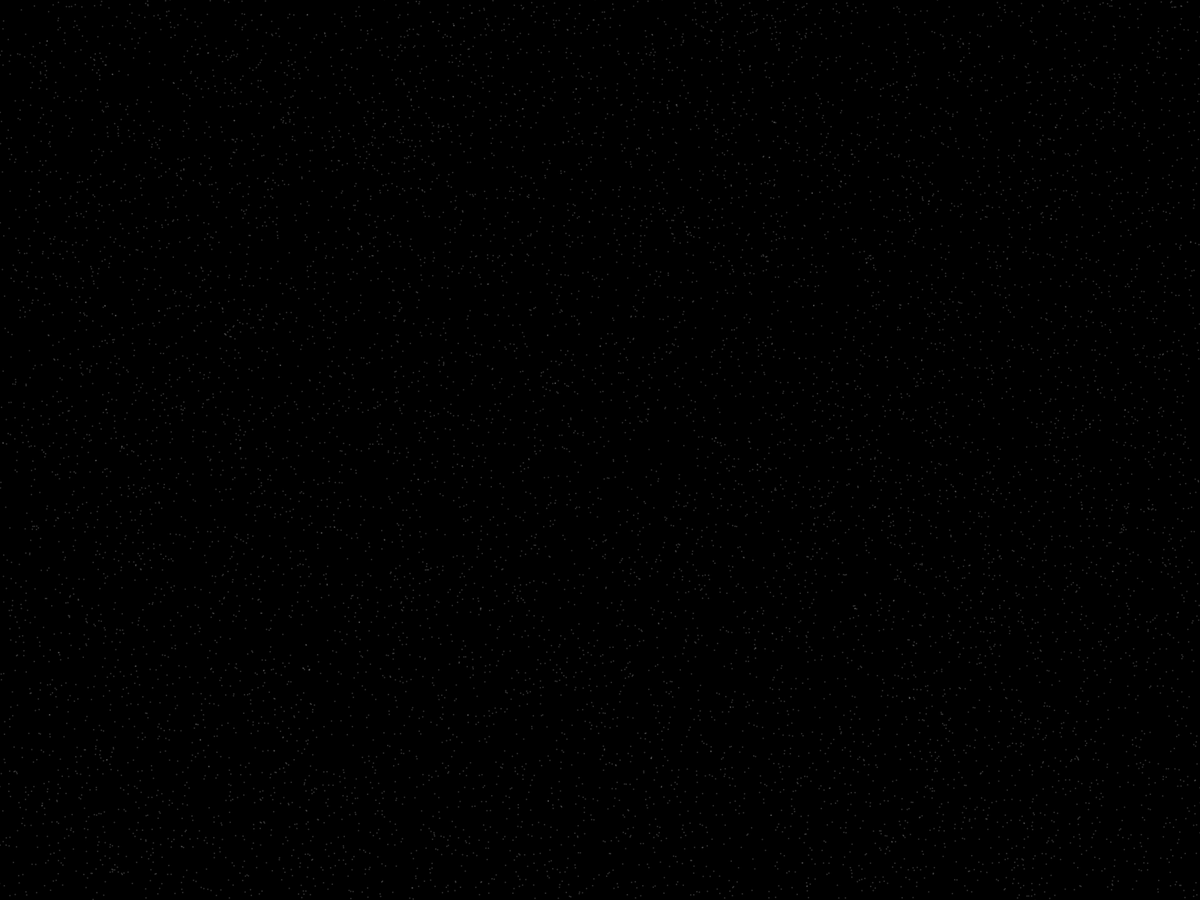
Frame 1 (no input)
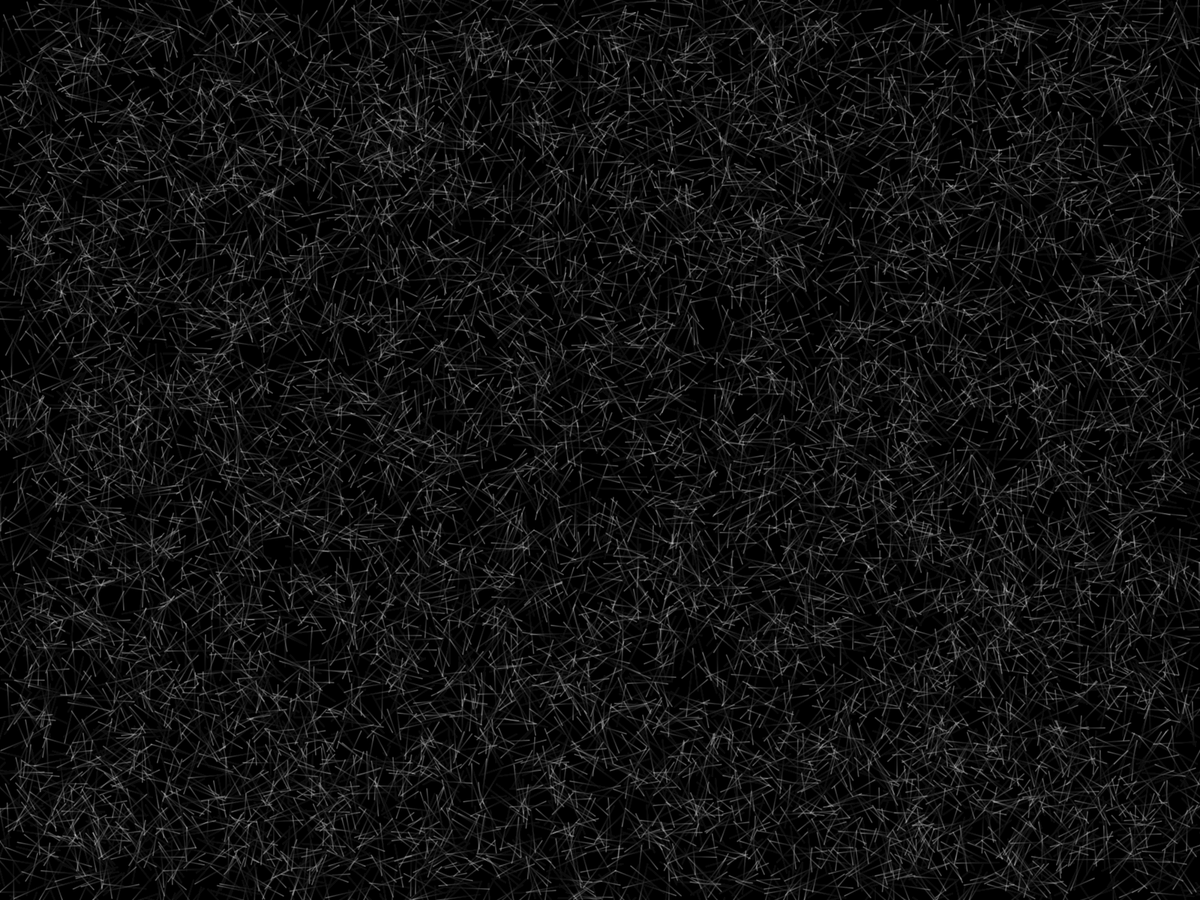
Frame 60 (the mouse pressed at the canvas centre just before this capture)
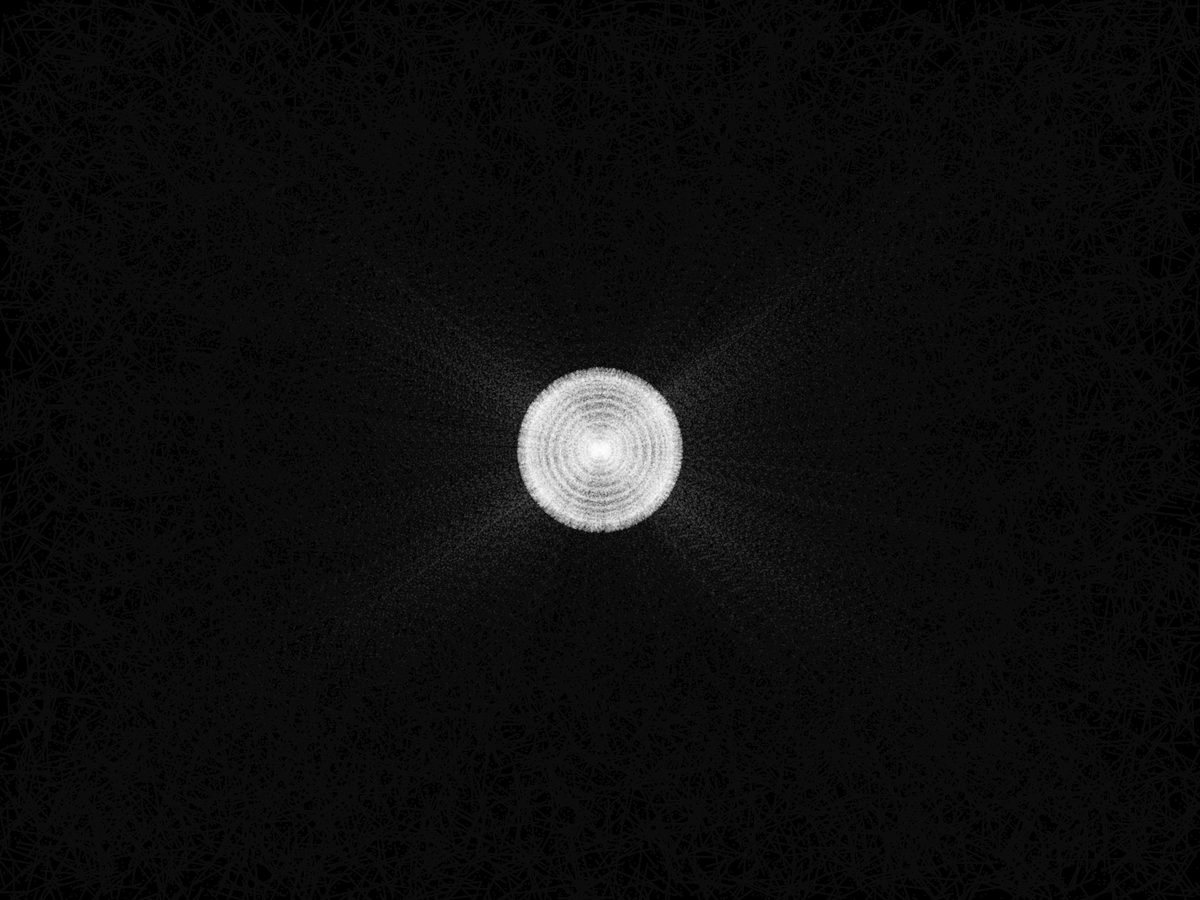
Frame 120 (the mouse held since frame 60 and released just before this capture)

The Processing sketch that drew these frames (run headless with seeded random() and noise(); from frame 60 on, the mouse is pressed at the canvas centre):

// Processing sketch: ParticleFun
// ── ParticleFun.pde
int amount = 10000;
ArrayList<Particle> particles;

void setup() {

  fullScreen();
  frameRate(60);
   background(0);
  particles = new ArrayList<Particle>();
  for (int i = 0; i<amount; i++) {
    particles.add(new Particle());
  }
}

void draw() {
 //  background(0);
  fill(0,0,0,10);
  noStroke();
  rect(0,0,width,height);
  for (Particle p : particles) {
    p.update();
    p.display();
  }
} 

// ── Particle.pde
class Particle {
  PVector loc;
  PVector prevLoc;
  PVector vel;
  PVector mouse;
  float scl = 2;
  int limit = 20;
  int size = 2;

  Particle() { 
    loc = new PVector(random(0, width), random(0, height));
    prevLoc = loc.copy();
    vel = PVector.random2D();
    mouse = new PVector(mouseX, mouseY);
    mouse = mouse.sub(loc);
    mouse.normalize();
    vel.limit(limit);
  }

  void update() {
    prevLoc.x = loc.x;
    prevLoc.y = loc.y;
    
    if (mousePressed) {
    mouse = new PVector(mouseX, mouseY);
    mouse = mouse.sub(loc);
    //  mouse.setMag(1/(mouse.mag()*mouse.mag()));
    //  mouse.mult(scl);
    mouse.normalize();
    mouse.mult(scl);
    vel.add(mouse);
    vel.limit(limit);
    } else {
    vel.mult(0.999);
    }
    
    loc = loc.add(vel);
  }

  void display() {
    strokeWeight(1);
    noStroke();
  //  stroke(255,255,255,150);
    fill(255,255,255,50);
   // line (prevLoc.x, prevLoc.y, loc.x, loc.y);
    ellipse(loc.x, loc.y, size, size);
  }
}
